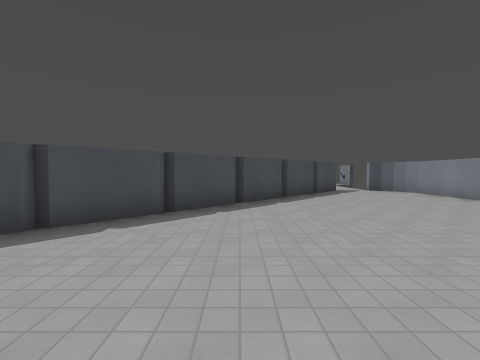
[1] (above)

15 first-person views from a walk through a Godot game level. The camera is 1.5 m above the floor, tilts 2° down and sees 90° across. The floor is counted in squares, 2 m on a side. Each view is taken from the middle of a square. On the plan, view 1 faces up. The plan holds only what a view shows up to about 9 squares ahead; the rest is blank. The place goes on beyond the plan. Characters and animated objects are left out. Surface patterns are stand-ins for the level's own textures.

[2]
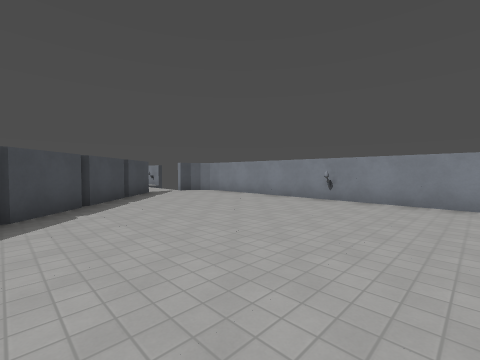

[3]
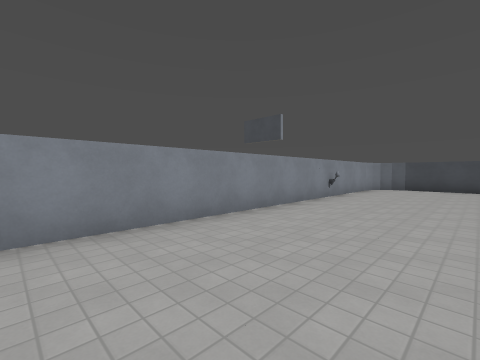

[4]
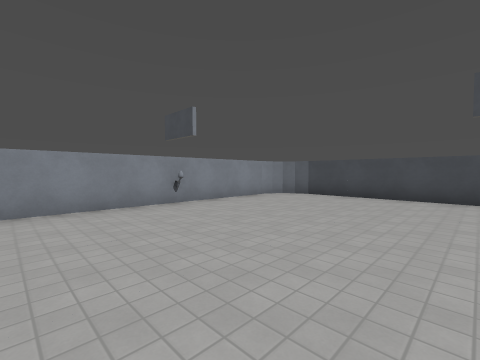

[5]
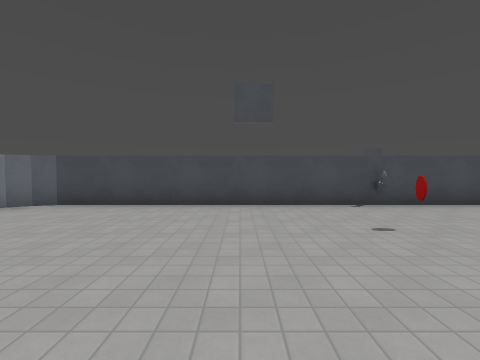

[6]
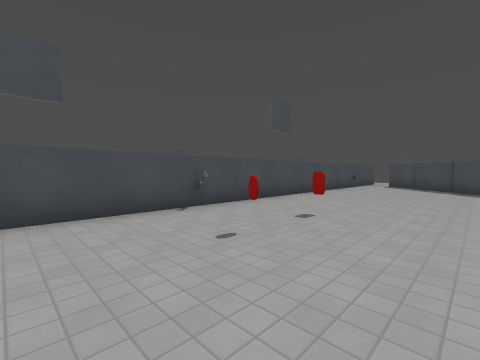

[7]
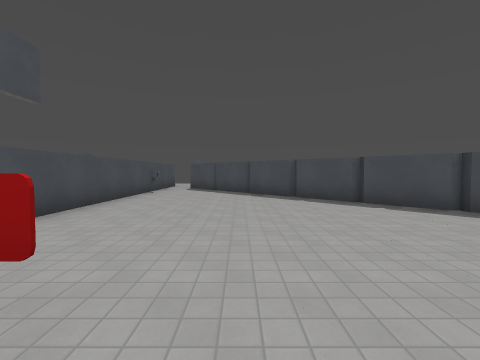

[8]
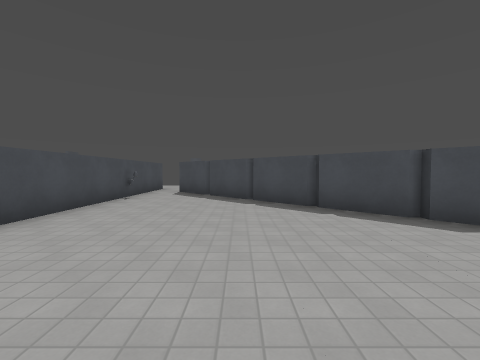

[9]
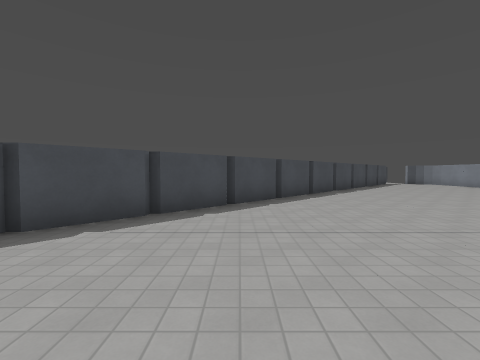

[10]
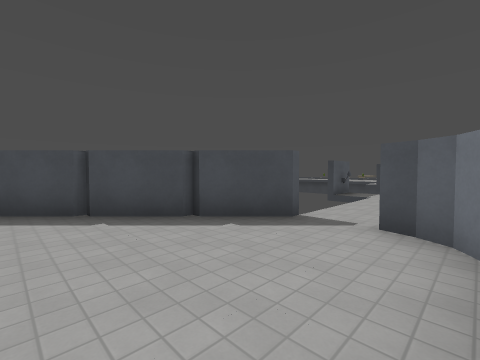

[11]
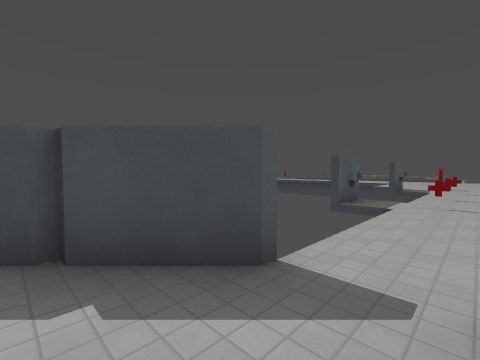

[12]
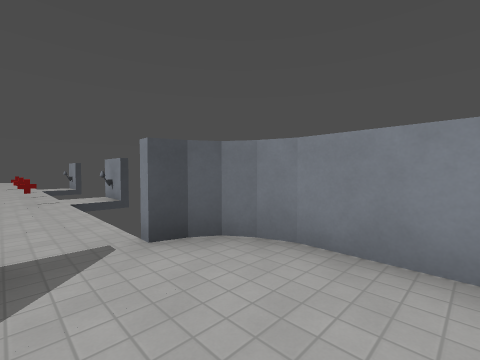

[13]
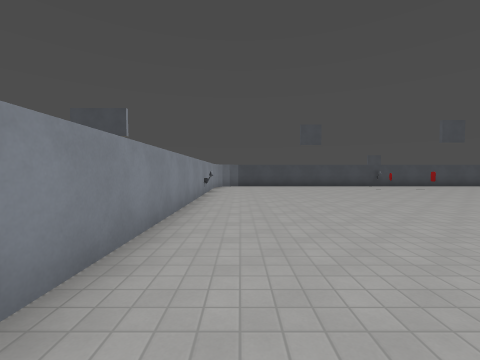

[14]
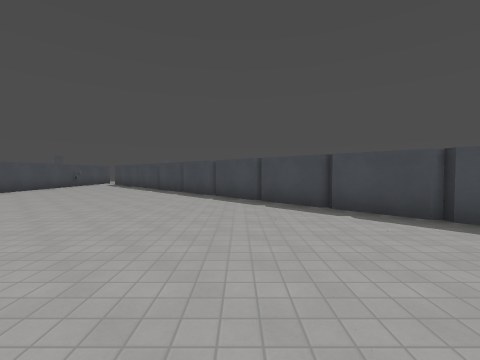

[15]
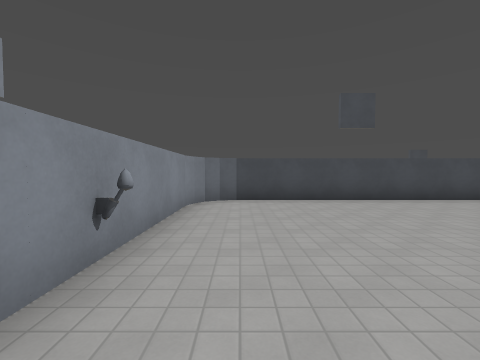

### Floor plan
Points are (right, up) in squares from view 1. A wall is a line through its corners. A room is listed if a view was taken in it or the views show most of it. See-through windows are left out.
Room 1 (views 1, 2, 3, 4, 5, 6, 7, 8, 9, 10, 11, 12, 13, 14, 15)
walls: (5.3, -8.4) (6, -7.9); (5.8, -8.1) (6.2, -7.4) (6.2, 8.4) (6.1, 8.8); (3.9, 9.5) (-12.9, -7.3); (6.2, 8.6) (5.8, 9.3) (5, 9.5); (5.8, 9.1) (5.5, 9.3); (6.2, 13.5) (6.2, 14.9); (2.7, 14.9) (2.7, 13.5); (-13, -8.4) (5.1, -8.4) (5.9, -8.1) (6.2, -7.2)
ways out: opening at (-13, -8); gap at (3, 15)
objects: shield (-1, -6)

Positions as (right, up) in squares from view 1, and headings:
1: (0, 0), facing up
2: (0, 1), facing up-right
3: (3, 3), facing down-right
4: (1, -1), facing down-right
5: (1, -3), facing down
6: (1, -4), facing down-left
7: (-2, -5), facing left
8: (-4, -5), facing left
9: (-5, -5), facing up
10: (6, 6), facing up-left
11: (5, 8), facing up-left
12: (4, 7), facing up-right
13: (5, 4), facing down
14: (1, 0), facing left
15: (5, -2), facing down
